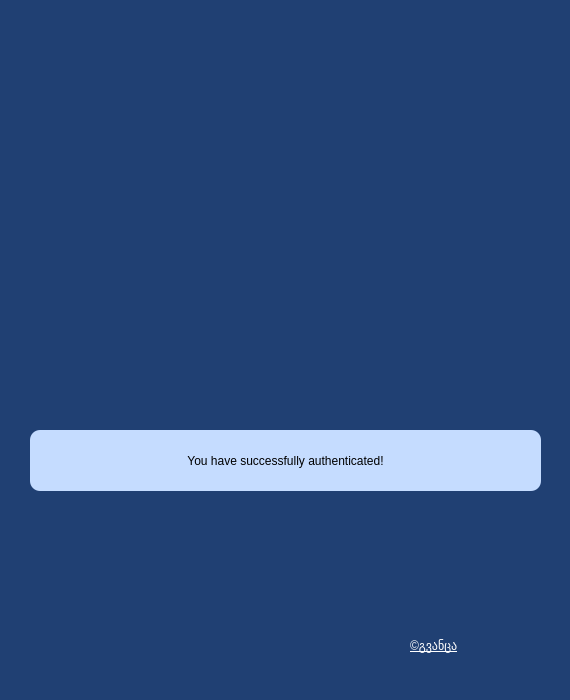
<?xml version="1.0" encoding="UTF-8"?>
<ui version="4.0">
 <class>Form</class>
 <widget class="QWidget" name="Form">
  <property name="geometry">
   <rect>
    <x>0</x>
    <y>0</y>
    <width>570</width>
    <height>700</height>
   </rect>
  </property>
  <property name="windowTitle">
   <string>Auth completed | GE</string>
  </property>
  <property name="styleSheet">
   <string notr="true">background-color: rgb(32, 64, 115);</string>
  </property>
  <widget class="QLabel" name="label">
   <property name="geometry">
    <rect>
     <x>-10</x>
     <y>110</y>
     <width>581</width>
     <height>251</height>
    </rect>
   </property>
   <property name="text">
    <string/>
   </property>
   <property name="pixmap">
    <pixmap>1.png</pixmap>
   </property>
  </widget>
  <widget class="QLabel" name="label_2">
   <property name="geometry">
    <rect>
     <x>410</x>
     <y>630</y>
     <width>141</width>
     <height>31</height>
    </rect>
   </property>
   <property name="styleSheet">
    <string notr="true">font: italic 10pt &quot;Calibri&quot;;
text-decoration: underline;
color: rgb(255,255,255);</string>
   </property>
   <property name="text">
    <string>©გვანცა</string>
   </property>
  </widget>
  <widget class="QLabel" name="label_3">
   <property name="geometry">
    <rect>
     <x>30</x>
     <y>430</y>
     <width>511</width>
     <height>61</height>
    </rect>
   </property>
   <property name="styleSheet">
    <string notr="true">background-color: rgb(197, 220, 255);
font: 75 12pt &quot;Tahoma&quot;;
font-color:rgb(32, 64, 115);
border-radius: 10px;</string>
   </property>
   <property name="text">
    <string>You have successfully authenticated!</string>
   </property>
   <property name="alignment">
    <set>Qt::AlignCenter</set>
   </property>
  </widget>
 </widget>
 <resources/>
 <connections/>
</ui>
